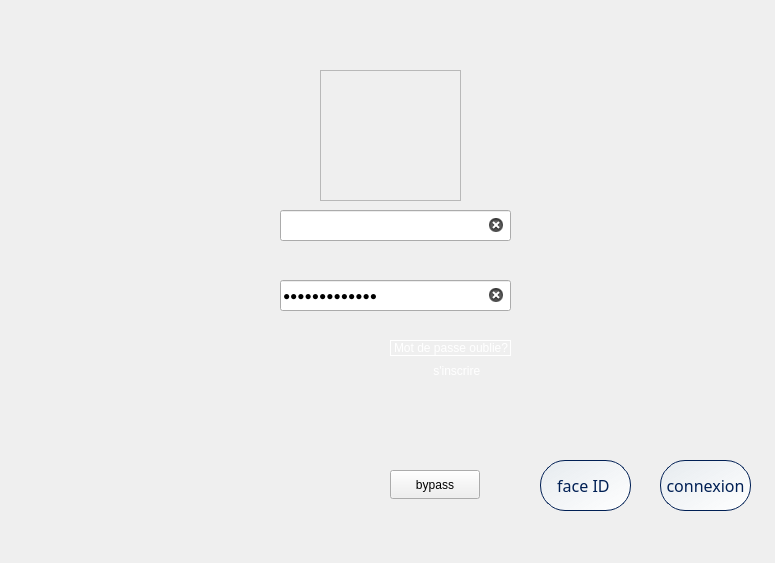
<?xml version="1.0" encoding="UTF-8"?>
<ui version="4.0">
 <class>Authentification</class>
 <widget class="QDialog" name="Authentification">
  <property name="geometry">
   <rect>
    <x>0</x>
    <y>0</y>
    <width>775</width>
    <height>563</height>
   </rect>
  </property>
  <property name="windowTitle">
   <string>Dialog</string>
  </property>
  <widget class="QLineEdit" name="lineEdit_2">
   <property name="geometry">
    <rect>
     <x>280</x>
     <y>280</y>
     <width>231</width>
     <height>31</height>
    </rect>
   </property>
   <property name="mouseTracking">
    <bool>true</bool>
   </property>
   <property name="tabletTracking">
    <bool>false</bool>
   </property>
   <property name="acceptDrops">
    <bool>true</bool>
   </property>
   <property name="autoFillBackground">
    <bool>false</bool>
   </property>
   <property name="styleSheet">
    <string notr="true">background-color: rgb(9, 130, 230);
background-color: qlineargradient(spread:repeat, x1:0, y1:0, x2:1, y2:1, stop:0 rgba(9, 130, 230 ,10) stop:1 rgba(255, 255, 255, 255));
border-radius:20px;
font-family: Lexend;
border-radius:5px;
color:#001F54;  /* Navy Blue */

font-size:20px;
border-color: #001F54;  /* Navy Blue */

border-style:20px solid #0982e6;;


QLineEdit
{
background:transparent;
border:none;
color:#0982e6;
border.bottum:1px solid #0982e6;
border-radius:25px;
}</string>
   </property>
   <property name="text">
    <string>Mot de passe </string>
   </property>
   <property name="frame">
    <bool>true</bool>
   </property>
   <property name="echoMode">
    <enum>QLineEdit::EchoMode::PasswordEchoOnEdit</enum>
   </property>
   <property name="dragEnabled">
    <bool>false</bool>
   </property>
   <property name="readOnly">
    <bool>false</bool>
   </property>
   <property name="cursorMoveStyle">
    <enum>Qt::CursorMoveStyle::LogicalMoveStyle</enum>
   </property>
   <property name="clearButtonEnabled">
    <bool>true</bool>
   </property>
  </widget>
  <widget class="QLabel" name="label_3">
   <property name="geometry">
    <rect>
     <x>320</x>
     <y>70</y>
     <width>141</width>
     <height>131</height>
    </rect>
   </property>
   <property name="styleSheet">
    <string notr="true"/>
   </property>
   <property name="frameShape">
    <enum>QFrame::Shape::StyledPanel</enum>
   </property>
   <property name="text">
    <string/>
   </property>
   <property name="pixmap">
    <pixmap>../—Pngtree—user name password data (3).png</pixmap>
   </property>
  </widget>
  <widget class="QLabel" name="motdepasseoublier">
   <property name="enabled">
    <bool>true</bool>
   </property>
   <property name="geometry">
    <rect>
     <x>390</x>
     <y>340</y>
     <width>121</width>
     <height>16</height>
    </rect>
   </property>
   <property name="mouseTracking">
    <bool>false</bool>
   </property>
   <property name="tabletTracking">
    <bool>false</bool>
   </property>
   <property name="contextMenuPolicy">
    <enum>Qt::ContextMenuPolicy::DefaultContextMenu</enum>
   </property>
   <property name="acceptDrops">
    <bool>false</bool>
   </property>
   <property name="autoFillBackground">
    <bool>false</bool>
   </property>
   <property name="styleSheet">
    <string notr="true">color: rgb(255, 255, 255);</string>
   </property>
   <property name="inputMethodHints">
    <set>Qt::InputMethodHint::ImhNone</set>
   </property>
   <property name="frameShape">
    <enum>QFrame::Shape::Box</enum>
   </property>
   <property name="frameShadow">
    <enum>QFrame::Shadow::Plain</enum>
   </property>
   <property name="lineWidth">
    <number>1</number>
   </property>
   <property name="midLineWidth">
    <number>4</number>
   </property>
   <property name="text">
    <string>Mot de passe oublie?</string>
   </property>
   <property name="textFormat">
    <enum>Qt::TextFormat::AutoText</enum>
   </property>
   <property name="scaledContents">
    <bool>true</bool>
   </property>
   <property name="wordWrap">
    <bool>true</bool>
   </property>
   <property name="openExternalLinks">
    <bool>true</bool>
   </property>
  </widget>
  <widget class="QLabel" name="label_2">
   <property name="geometry">
    <rect>
     <x>10</x>
     <y>0</y>
     <width>141</width>
     <height>121</height>
    </rect>
   </property>
   <property name="text">
    <string/>
   </property>
   <property name="pixmap">
    <pixmap>../logo (2).png</pixmap>
   </property>
  </widget>
  <widget class="QLabel" name="label">
   <property name="enabled">
    <bool>true</bool>
   </property>
   <property name="geometry">
    <rect>
     <x>0</x>
     <y>0</y>
     <width>775</width>
     <height>563</height>
    </rect>
   </property>
   <property name="autoFillBackground">
    <bool>false</bool>
   </property>
   <property name="styleSheet">
    <string notr="true"/>
   </property>
   <property name="frameShape">
    <enum>QFrame::Shape::NoFrame</enum>
   </property>
   <property name="text">
    <string/>
   </property>
   <property name="scaledContents">
    <bool>true</bool>
   </property>
  </widget>
  <widget class="QPushButton" name="add_employee_btn_3">
   <property name="geometry">
    <rect>
     <x>660</x>
     <y>460</y>
     <width>91</width>
     <height>51</height>
    </rect>
   </property>
   <property name="styleSheet">
    <string notr="true">*{
border-radius:25px;
color:#001F54;  /* Navy Blue */
font-family: Lexend;
font-size:16px;
border-color: #001F54;  /* Navy Blue */
border-width : 1.2px;
border-style:solid;
background-color:white;
background-color: qlineargradient(spread:repeat, x1:0, y1:0, x2:1, y2:1, stop:0 rgba(9, 130, 230 ,10) stop:1 rgba(255, 255, 255, 255));
}
QPushButton:hover
{
background:white;
color:#001F54;  /* Navy Blue */
border-left:3px solid #00b521 ; 
border-color:none;
border-radius:25px;
background-color: qlineargradient(spread:repeat, x1:0, y1:0, x2:1, y2:1, stop:0 rgba(9, 130, 230 ,10) stop:1 rgba(255, 255, 255, 255));
}
QPushButton:pressed
{
background:#013220;
color:#001F54;  /* Navy Blue */
border-radius:25px;
font-family: Lexend;
font-size:16px;
border-left:3.2px solid #1BA019 ; 
/*background: qlineargradient(x1: 0, y1: 0, x2: 0, y2: 1,
                                stop: 0 #ffffff, stop: 1 #dcdcdc);*/}

</string>
   </property>
   <property name="text">
    <string>connexion</string>
   </property>
   <property name="icon">
    <iconset>
     <normalon>:/images/add-circle.png</normalon>
    </iconset>
   </property>
   <property name="iconSize">
    <size>
     <width>200</width>
     <height>200</height>
    </size>
   </property>
   <property name="autoRepeatInterval">
    <number>100</number>
   </property>
  </widget>
  <widget class="QLabel" name="motdepasseoublier_2">
   <property name="enabled">
    <bool>true</bool>
   </property>
   <property name="geometry">
    <rect>
     <x>430</x>
     <y>360</y>
     <width>61</width>
     <height>21</height>
    </rect>
   </property>
   <property name="mouseTracking">
    <bool>true</bool>
   </property>
   <property name="tabletTracking">
    <bool>false</bool>
   </property>
   <property name="contextMenuPolicy">
    <enum>Qt::ContextMenuPolicy::DefaultContextMenu</enum>
   </property>
   <property name="acceptDrops">
    <bool>false</bool>
   </property>
   <property name="autoFillBackground">
    <bool>false</bool>
   </property>
   <property name="styleSheet">
    <string notr="true">color: rgb(255, 255, 255);</string>
   </property>
   <property name="inputMethodHints">
    <set>Qt::InputMethodHint::ImhNone</set>
   </property>
   <property name="frameShape">
    <enum>QFrame::Shape::NoFrame</enum>
   </property>
   <property name="frameShadow">
    <enum>QFrame::Shadow::Plain</enum>
   </property>
   <property name="lineWidth">
    <number>1</number>
   </property>
   <property name="midLineWidth">
    <number>4</number>
   </property>
   <property name="text">
    <string> s'inscrire</string>
   </property>
   <property name="textFormat">
    <enum>Qt::TextFormat::AutoText</enum>
   </property>
   <property name="scaledContents">
    <bool>true</bool>
   </property>
   <property name="wordWrap">
    <bool>true</bool>
   </property>
   <property name="margin">
    <number>0</number>
   </property>
   <property name="openExternalLinks">
    <bool>true</bool>
   </property>
  </widget>
  <widget class="QLineEdit" name="lineEdit">
   <property name="geometry">
    <rect>
     <x>280</x>
     <y>210</y>
     <width>231</width>
     <height>31</height>
    </rect>
   </property>
   <property name="mouseTracking">
    <bool>true</bool>
   </property>
   <property name="tabletTracking">
    <bool>false</bool>
   </property>
   <property name="acceptDrops">
    <bool>true</bool>
   </property>
   <property name="autoFillBackground">
    <bool>false</bool>
   </property>
   <property name="styleSheet">
    <string notr="true">background-color: rgb(9, 130, 230);
background-color: qlineargradient(spread:repeat, x1:0, y1:0, x2:1, y2:1, stop:0 rgba(9, 130, 230 ,10) stop:1 rgba(255, 255, 255, 255));
border-radius:20px;
font-family: Lexend;
border-radius:5px;
color:#001F54;  /* Navy Blue */

font-size:20px;
border-color: #001F54;  /* Navy Blue */

border-style:20px solid #0982e6;;


QLineEdit
{
background:transparent;
border:none;
color:#0982e6;
border.bottum:1px solid #0982e6;
border-radius:25px;
}</string>
   </property>
   <property name="text">
    <string>identifiant</string>
   </property>
   <property name="echoMode">
    <enum>QLineEdit::EchoMode::NoEcho</enum>
   </property>
   <property name="dragEnabled">
    <bool>false</bool>
   </property>
   <property name="readOnly">
    <bool>false</bool>
   </property>
   <property name="cursorMoveStyle">
    <enum>Qt::CursorMoveStyle::LogicalMoveStyle</enum>
   </property>
   <property name="clearButtonEnabled">
    <bool>true</bool>
   </property>
  </widget>
  <widget class="QPushButton" name="add_employee_btn_4">
   <property name="geometry">
    <rect>
     <x>540</x>
     <y>460</y>
     <width>91</width>
     <height>51</height>
    </rect>
   </property>
   <property name="styleSheet">
    <string notr="true">*{
border-radius:25px;
color:#001F54;  /* Navy Blue */
font-family: Lexend;
font-size:16px;
border-color: #001F54;  /* Navy Blue */
border-width : 1.2px;
border-style:solid;
background-color:white;
background-color: qlineargradient(spread:repeat, x1:0, y1:0, x2:1, y2:1, stop:0 rgba(9, 130, 230 ,10) stop:1 rgba(255, 255, 255, 255));
}
QPushButton:hover
{
background:white;
color:#001F54;  /* Navy Blue */
border-left:3px solid #00b521 ; 
border-color:none;
border-radius:25px;
background-color: qlineargradient(spread:repeat, x1:0, y1:0, x2:1, y2:1, stop:0 rgba(9, 130, 230 ,10) stop:1 rgba(255, 255, 255, 255));
}
QPushButton:pressed
{
background:#013220;
color:#001F54;  /* Navy Blue */
border-radius:25px;
font-family: Lexend;
font-size:16px;
border-left:3.2px solid #1BA019 ; 
/*background: qlineargradient(x1: 0, y1: 0, x2: 0, y2: 1,
                                stop: 0 #ffffff, stop: 1 #dcdcdc);*/}

</string>
   </property>
   <property name="text">
    <string>face ID </string>
   </property>
   <property name="icon">
    <iconset>
     <normalon>:/images/add-circle.png</normalon>
    </iconset>
   </property>
   <property name="iconSize">
    <size>
     <width>200</width>
     <height>200</height>
    </size>
   </property>
   <property name="autoRepeatInterval">
    <number>100</number>
   </property>
  </widget>
  <widget class="QPushButton" name="bypass">
   <property name="geometry">
    <rect>
     <x>390</x>
     <y>470</y>
     <width>90</width>
     <height>29</height>
    </rect>
   </property>
   <property name="text">
    <string>bypass</string>
   </property>
  </widget>
  <zorder>label</zorder>
  <zorder>label_3</zorder>
  <zorder>lineEdit</zorder>
  <zorder>motdepasseoublier_2</zorder>
  <zorder>add_employee_btn_3</zorder>
  <zorder>add_employee_btn_4</zorder>
  <zorder>label_2</zorder>
  <zorder>lineEdit_2</zorder>
  <zorder>motdepasseoublier</zorder>
  <zorder>bypass</zorder>
 </widget>
 <resources/>
 <connections/>
</ui>
